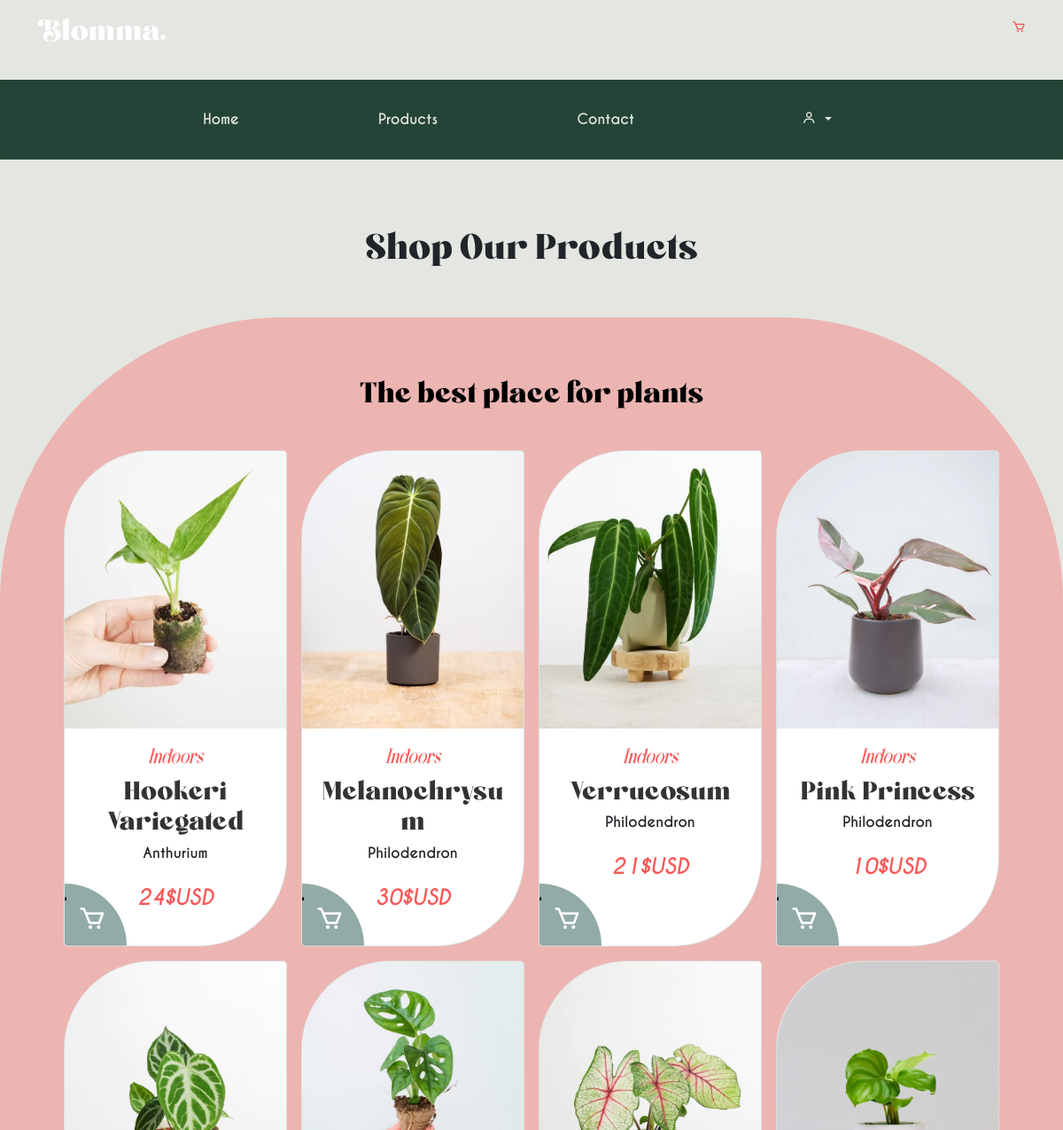
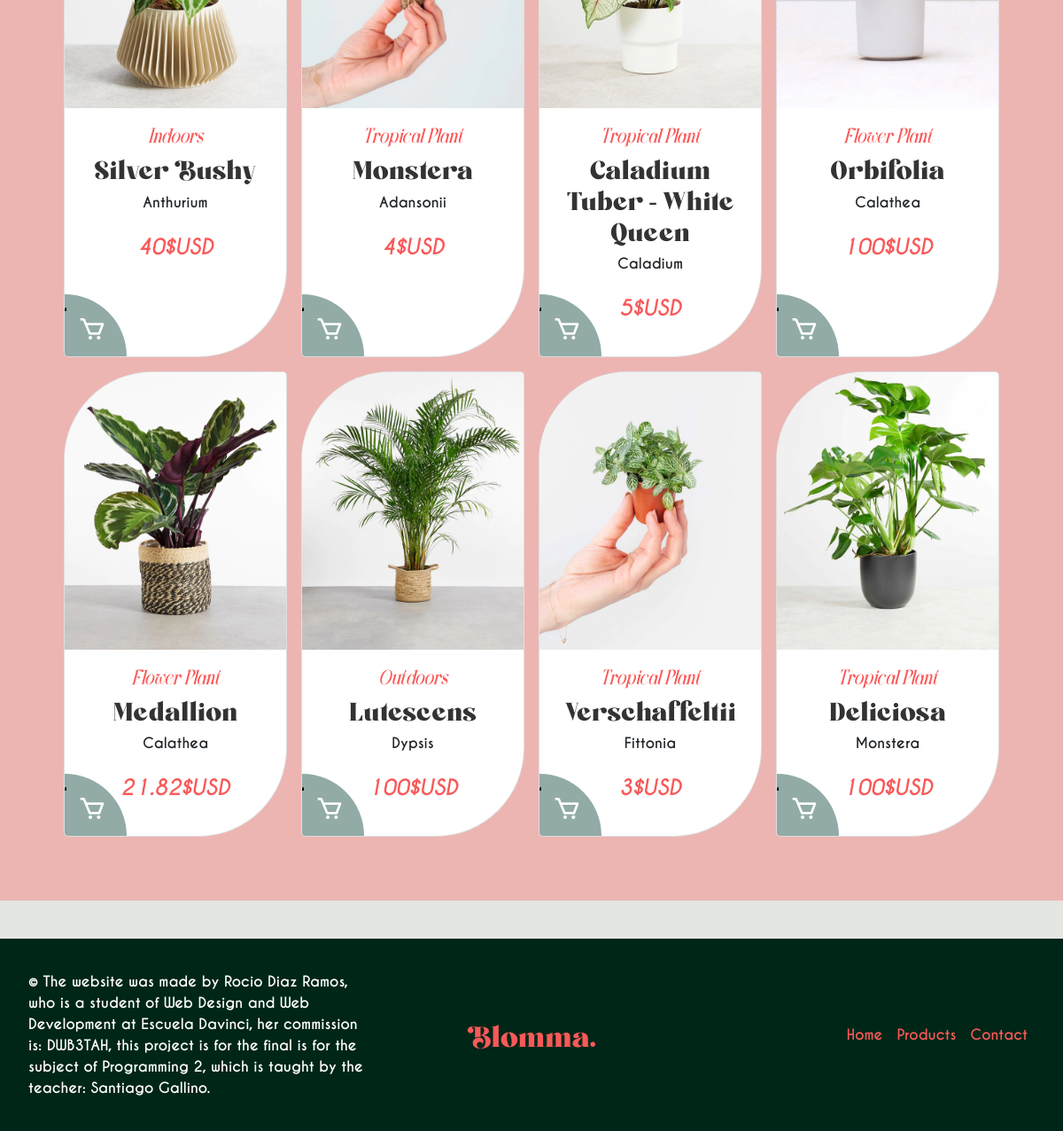
The app's page /sitio/index.php?s=products with its own data (2 pictures, top to bottom).
### tables this page shows
CREATE TABLE `products` (
  `product_id` int(10) UNSIGNED NOT NULL,
  `user_fk` int(10) UNSIGNED NOT NULL,
  `category_fk` int(10) UNSIGNED NOT NULL,
  `name` varchar(45) NOT NULL,
  `category` varchar(100) NOT NULL,
  `type` varchar(200) NOT NULL,
  `description` varchar(400) NOT NULL,
  `price` varchar(30) NOT NULL,
  `img` varchar(50) NOT NULL,
  `img_desc` varchar(255) NOT NULL
);

### sitio/classes/Models/Product.php (called while the page is built, shortened)
<?php
class Product{
private int       $product_id;
private string    $name;
private string    $category;
private string    $type;
private string    $price;
private ?string   $img;
private ?string   $img_desc;
public function todo() :  array
{
      $db = DB::getConexion();
      $query = "SELECT * FROM products";
      $stmt = $db->prepare($query);
      $stmt->execute();
      $stmt->setFetchMode(PDO::FETCH_CLASS, self::class);
         return $stmt->fetchAll();
}
public function getProductId(): int
{
   return $this->product_id;
}
public function getTitle(): string
{
   return $this->name;
}
public function getCategory(): string
{
   return $this->category;
}
public function getType(): string
{
   return $this->type;
}
public function getPrice(): string
{
   return $this->price;
}
public function getImg(): ?string
{
   return $this->img;
}
public function getImgDesc(): ?string
{
   return $this->img_desc;
}
}

### sitio/pages/products.php (the view, shortened to what this page needs)
<?php
$product = new Product;
$products = $product->todo();
?>
<section id="products-section">
    <div>
        <h1>Shop Our Products</h1>
    </div>
    <article class="main-cards">
        <h2>The best place for plants</h2>
        <div class="cards-container">
            <?php foreach ($products as $product) : ?>
            <div class="cards-item">
                <div class="card">
                    <a href="index.php?s=product-view&id=<?= $product->getProductId(); ?>">
                        <div class="card_image">
                            <img src="assets/imgs/<?= $product->getImg(); ?>" alt="<?= $product->getImgDesc() ?>">
                        </div>
                    </a>
                    <div class="card_content">
                        <em class="product_category"><?= $product->getCategory(); ?></em>
                        <h3 class="card_title"><?= $product->getTitle() ?></h3>
                        <p><?= $product->getType(); ?></p>
                        <p class="card_text"><?= $product->getPrice(); ?>$USD</p>
                       <form action="actions/cart.php" method="post">
                            <div class="cart-card"> <button type="submit" name="addToCart"><i class='bx bx-cart'></i></button>
                            </div>
                        </form>
                    </div>
                </div>
            </div>
            <?php endforeach; ?>
        </div>
    </article>
</section>

### sitio/css/estilos.css (style rules this page uses)
:root { --bg-main: #e4e6e1; --bg-nav: #002617d7; --light: #ffff; --bg-footer: #333; --secondary: #008470; --surface-color: #fff; --accent: #b84d1c; --msg-error-text: #900; --msg-info-bg: #00a; --curve: 40; --msg-info-text: #aaf; --second-accent: #f95959; --msg-success-bg: #060; --msg-success-text: #cfc; }
* { margin: 0; padding: 0; font-family: "Caviar Dreams"; font-weight: bold; font-style: normal; -webkit-box-sizing: border-box; -moz-box-sizing: border-box; box-sizing: border-box; }
body { overflow-x: hidden; min-height: 100vh; grid-template-columns: 100%; display: grid; height: fit-content; grid-template-rows: 90px 90px 1fr 250px; background: var(--bg-main); }
h1, h2, h3, span { font-family: "Boiling Demo"; font-weight: normal; font-style: normal; }
h1 { text-align: center; padding: 40px; font-weight: 700; }
h2 { font-size: 2.2rem; font-weight: 400; text-align: center; }
img { height: auto; vertical-align: middle; width: 100%; }
a { text-decoration: none; color: var(--second-accent); }
p { line-height: 1.5em; }
h1 + p, p + p { margin-top: 10px; }
.main-cards { max-width: 100%; margin: 10px auto; padding: 4rem; border-radius: 20rem 20rem 0 0; background: #f9595958; display: flex; flex-direction: column; justify-content: center; align-self: center; align-items: center; }
.main-cards h2 { color: black; padding-bottom: 2rem; font-size: 2rem; }
.main-cards h3 { color: var(--bg-footer); font-size: 1.8rem; }
.cards-container { display: flex; flex-wrap: wrap; list-style: none; margin: 0; padding: 0; }
.cards-item { display: flex; padding: 0.5rem; }
.card { background-color: white; border-radius: 100px 5px 100px 5px; box-shadow: none; display: flex; flex-direction: column; overflow: hidden; }
.card_image { transition: transform 0.2s; transform: scale(1); }
.cart-card { background: #92aba7; width: 140px; height: 140px; position: absolute; bottom: -70px; left: -70px; border-radius: 200px 200px 0px 0px; transition: all 0.5s, border-radius 2s, top 1s; overflow: hidden; }
.cart-card .bx-cart { color: #fff; opacity: 1; position: absolute; left: 85px; font-size: 2rem; bottom: 85px; }
.card_content { padding: 1rem; }
.card_text { font-size: 1.5rem; color: #f95959 !important; font-style: italic; margin-bottom: 1.25rem; padding-top: 0.25rem; text-align: center; }
.product_category { color: #f95959; font-family: "Harmond"; font-weight: normal; font-size: 1.5rem; font-style: italic; }
#products-section { padding-top: 2rem; text-align: center; display: flex; align-items: center; justify-content: center; flex-direction: column; }
@media (min-width: 40rem) { .cards-item { width: 50%; } }
@media (min-width: 56rem) { .cards-item { width: 25%; } }

### records on screen
products: img (picture), category "Indoors", name "Hookeri Variegated", type "Anthurium", price "24"
products: img (picture), category "Indoors", name "Melanochrysum", type "Philodendron", price "30"
products: img (picture), category "Indoors", name "Verrucosum", type "Philodendron", price "21"
products: img (picture), category "Indoors", name "Pink Princess", type "Philodendron", price "10"
products: img (picture), category "Indoors", name "Silver Bushy", type "Anthurium", price "40"
products: img (picture), category "Tropical Plant", name "Monstera", type "Adansonii", price "4"
products: img (picture), category "Tropical Plant", name "Caladium Tuber - White Queen", type "Caladium", price "5"
products: img (picture), category "Flower Plant", name "Orbifolia", type "Calathea", price "100"
products: img (picture), category "Flower Plant", name "Medallion", type "Calathea", price "21.82"
products: img (picture), category "Outdoors", name "Lutescens", type "Dypsis", price "100"
products: img (picture), category "Tropical Plant", name "Verschaffeltii", type "Fittonia", price "3"
products: img (picture), category "Tropical Plant", name "Deliciosa", type "Monstera", price "100"
